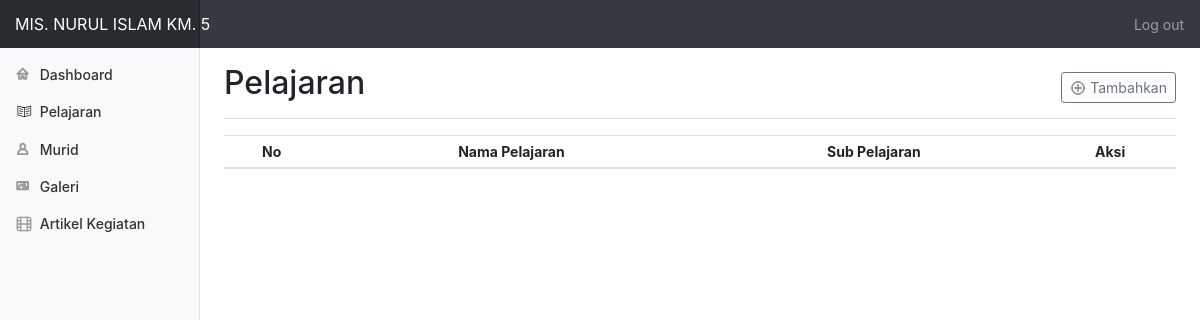
Before: /admin/pelajaran.php (signed in) with the older database file.
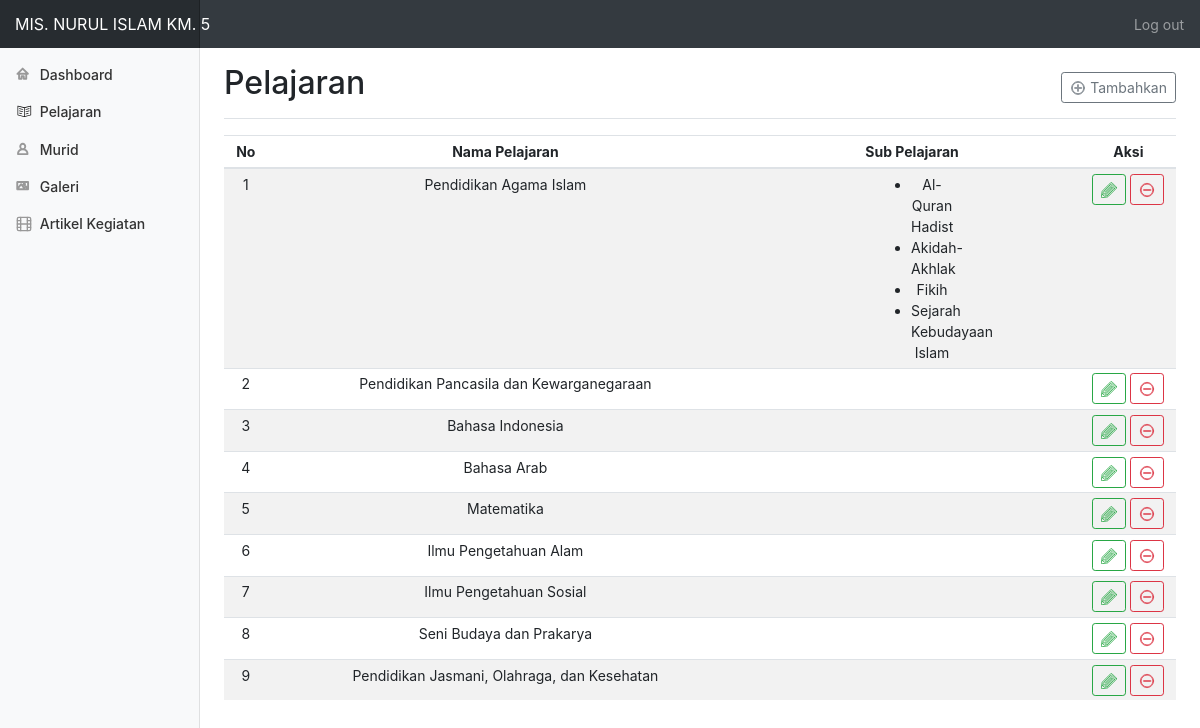
After: the same page with the newer database file.
### tables this page shows
CREATE TABLE `pelajaran` (
  `id` int(11) NOT NULL,
  `nama_pelajaran` varchar(255) NOT NULL,
  `sub_pelajaran` text NOT NULL
);

### admin/pelajaran.php (the view, shortened to what this page needs)
<?php include("header.php") ?>
        <main role="main" class="col-md-9 ml-sm-auto col-lg-10 pt-3 px-4">
          <div class="d-flex justify-content-between flex-wrap flex-md-nowrap align-items-center pb-2 mb-3 border-bottom">
            <h1 class="h2">Pelajaran</h1>
            <div class="btn-toolbar mb-2 mb-md-0">
              <a class="btn btn-sm btn-outline-secondary" href="pelajaran-add.php">
                Tambahkan
                </a>
            </div>
          </div>
          <?php
            $query = mysqli_query($conn, "SELECT * FROM pelajaran");
            $no = 1;
          ?>
          <div class="table-responsive">
            <table class="table table-striped table-sm ">
              <thead>
                <tr>
                  <th class="text-center">No</th>
                  <th class="text-center">Nama Pelajaran</th>
                  <th class="text-center">Sub Pelajaran</th>
                  <th class="text-center">Aksi</th>
                </tr>
              </thead>
              <tbody>
                <?php while($row = mysqli_fetch_array($query)): ?>
                    <tr>
                    <td class="text-center"><?=$no++?></td>
                    <td class="text-center"><?=$row['nama_pelajaran']?></td>
                    <?php if(!empty(json_decode($row['sub_pelajaran'], true)[0])): ?>
                      <td class="text-center"><ul class="w-25 m-auto"><li><?=implode("</li><li>", json_decode($row['sub_pelajaran']))?></li></ul></td>
                    <?php else: ?>
                      <td class="text-center"></td>
                    <?php endif ?>
                    <td class="text-center" width="10%">
                    <a class="btn btn-sm btn-outline-success" href="pelajaran-edit.php?id=<?=$row['id']?>">
                </a>
                    <a class="btn btn-sm btn-outline-danger" onclick="return confirm('Ingin menghapus ?')" href="pelajaran-hapus.php?id=<?=$row['id']?>">
                </a>
            </td>
                    </tr>
                <?php endwhile ?>
              </tbody>
            </table>
          </div>
        </main>
      </div>
    </div>
</body>
</html>

### admin/header.php (shortened to what this page needs)
<!DOCTYPE html>
<html lang="en">
    <head>
    <link rel="stylesheet" href="https://cdn.jsdelivr.net/npm/bootstrap@4.6.0/dist/css/bootstrap.min.css">
    <link href="../css/admin.css" rel="stylesheet">
    </head>
  <body>
    <nav class="navbar navbar-dark sticky-top bg-dark flex-md-nowrap p-0">
      <a class="navbar-brand col-sm-3 col-md-2 mr-0" href="../index.php">MIS. NURUL ISLAM KM. 5</a>
      <ul class="navbar-nav px-3">
        <li class="nav-item text-nowrap">
          <a class="nav-link" href="../logout.php">Log out</a>
        </li>
      </ul>
    </nav>
    <div class="container-fluid">
      <div class="row">
        <nav class="col-md-2 d-none d-md-block bg-light sidebar">
          <div class="sidebar-sticky">
            <ul class="nav flex-column">
              <li class="nav-item">
                <a class="nav-link" href="index.php">
                  Dashboard
                </a>
              </li>
              <li class="nav-item">
                <a class="nav-link" href="pelajaran.php">
                        Pelajaran
                </a>
              </li>
              <li class="nav-item">
                <a class="nav-link" href="murid.php">
                        Murid
                </a>
              </li>
              <li class="nav-item">
                <a class="nav-link" href="galeri.php">
                  Galeri
                </a>
              </li>
              <li class="nav-item">
                <a class="nav-link" href="artikel.php">
                  Artikel Kegiatan
                </a>
              </li>
            </ul>
          </div>
        </nav>

### css/admin.css (style rules this page uses)
body { font-size: .875rem; }
.feather { width: 16px; height: 16px; vertical-align: text-bottom; }
.sidebar { position: fixed; top: 0; bottom: 0; left: 0; z-index: 100; padding: 0; box-shadow: inset -1px 0 0 rgba(0, 0, 0, .1); }
.sidebar-sticky { position: -webkit-sticky; position: sticky; top: 48px; height: calc(100vh - 48px); padding-top: .5rem; overflow-x: hidden; overflow-y: auto; }
.sidebar .nav-link { font-weight: 500; color: #333; }
.sidebar .nav-link .feather { margin-right: 4px; color: #999; }
.navbar-brand { padding-top: .75rem; padding-bottom: .75rem; font-size: 1rem; background-color: rgba(0, 0, 0, .25); box-shadow: inset -1px 0 0 rgba(0, 0, 0, .25); }
.border-bottom { border-bottom: 1px solid #e5e5e5; }

Changed rows visible on the page:
added pelajaran: nama_pelajaran "Pendidikan Agama Islam", sub_pelajaran "Al-Quran Hadist Akidah-Akhlak Fikih Sejarah Kebudayaan Islam"
added pelajaran: nama_pelajaran "Pendidikan Pancasila dan Kewarganegaraan", sub_pelajaran "[\"\"]" (drawn)
added pelajaran: nama_pelajaran "Bahasa Indonesia", sub_pelajaran "[\"\"]" (drawn)
added pelajaran: nama_pelajaran "Bahasa Arab", sub_pelajaran "[\"\"]" (drawn)
added pelajaran: nama_pelajaran "Matematika", sub_pelajaran "[\"\"]" (drawn)
added pelajaran: nama_pelajaran "Ilmu Pengetahuan Alam", sub_pelajaran "[\"\"]" (drawn)
added pelajaran: nama_pelajaran "Ilmu Pengetahuan Sosial", sub_pelajaran "[\"\"]" (drawn)
added pelajaran: nama_pelajaran "Seni Budaya dan Prakarya", sub_pelajaran "[\"\"]" (drawn)
added pelajaran: nama_pelajaran "Pendidikan Jasmani, Olahraga, dan Kesehatan", sub_pelajaran "[\"\"]" (drawn)
